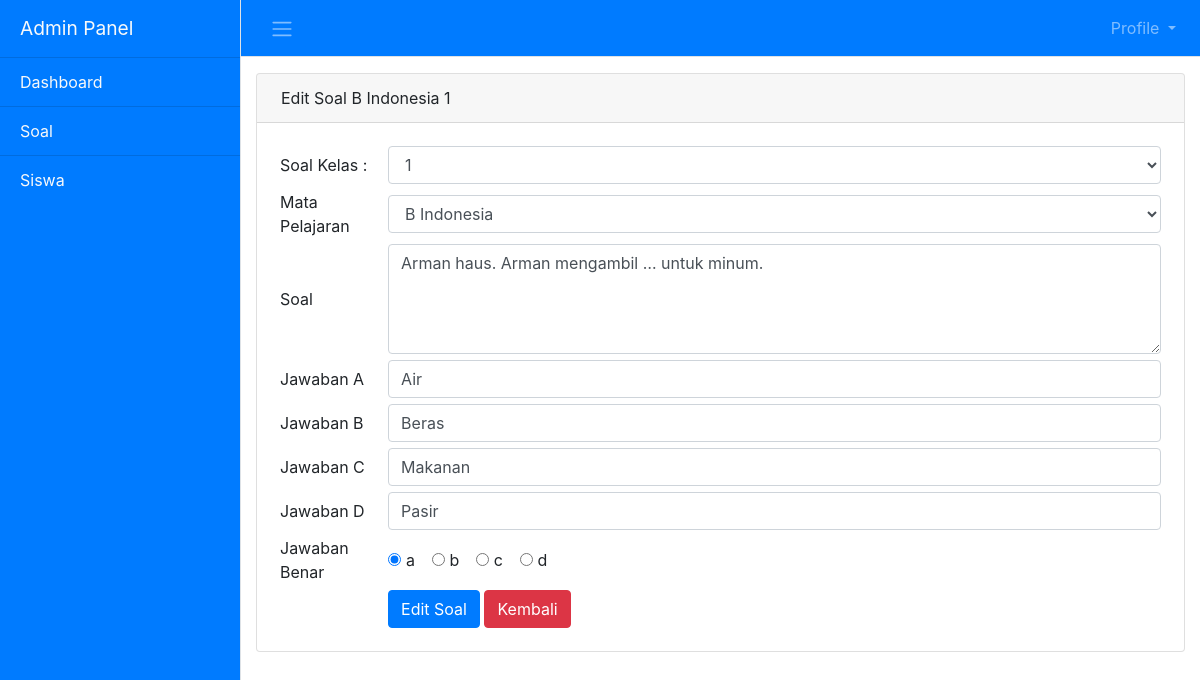
Screenshot of /v1/admin/index.php?page=editsoal&id=4 (signed in) with the database file from the repository.
### tables this page shows
CREATE TABLE `tbl_soal` (
  `id_soal` int(11) NOT NULL,
  `kelas_soal` int(2) NOT NULL,
  `mapel_soal` varchar(50) NOT NULL,
  `nama_soal` varchar(500) NOT NULL,
  `jawaban_a` varchar(200) NOT NULL,
  `jawaban_b` varchar(200) NOT NULL,
  `jawaban_c` varchar(200) NOT NULL,
  `jawaban_d` varchar(200) NOT NULL,
  `jawaban_benar` varchar(2) NOT NULL,
  `gambar` varchar(100) NOT NULL DEFAULT 'Tidak_Ada.jpg'
);

### v1/admin/script/preferences.php (called while the page is built, shortened)
<?php
class adminPanel
{
    private $host = "localhost";
	private $user = "root";
	private $pass = "";
	private $database = "db_bank_soal";
    public $mysqli="";
    public function SS_GetConnection ()
	{
		$this->mysqli = new MySQLi($this->host, $this->user, $this->pass, $this->database);
		if (!$this->mysqli->connect_errno){
			return $this->mysqli;
		}
    }
    public function getSoalDetail($idsoal){
        if ($this->SS_GetConnection())
		{
            $stmt = $this->mysqli->stmt_init();
            $stmt->prepare("SELECT * FROM tbl_soal WHERE id_soal = ?");
            $stmt->bind_param("i", $idsoal);
            $stmt->execute();
            return $stmt->get_result()->fetch_assoc();
        }
    }
}
?>

### v1/admin/editSoal.php (the view, shortened to what this page needs)
<?php
    $idsoal = $_GET['id'];
    require_once "script/preferences.php";
    $obj = new adminPanel();
    $row = $obj->getSoalDetail($idsoal);
?>
<div class="card mb-4 mt-3">
    <div class="card-header"><i class="fas fa-table mr-1"></i>Edit Soal <?php echo $row['mapel_soal'].' '.$row['kelas_soal'];?></div>
    <div class="card-body">
        <form id="form1" name="form1" class="form" method="post">
            <table border=0 cellpadding=3>
                <tr>
                    <td>Soal Kelas : </td>
                    <td><select class="form-control" name="kelassoal" id="kelassoal">
                            <option value="1"<?=$row['kelas_soal'] == '1' ? ' selected="selected"' : '';?>>1</option>
                        </select></td>
                </tr>
                <tr>
                    <td>Mata Pelajaran</td>
                    <td><select class="form-control" name="mapel" id="mapel">
                            <option value="B Indonesia"<?=$row['mapel_soal'] == 'B Indonesia' ? ' selected="selected"' : '';?>>B Indonesia</option>
                        </select></td>
                </tr>
                <tr>
                    <td>Soal</td>
                    <td><textarea class="form-control" name="namasoal" rows="4" cols="100%" ><?php echo $row['nama_soal']; ?></textarea></td>
                </tr>
                <tr>
                    <td>Jawaban A</td>
                    <td><input class="form-control" type="text" value="<?php echo $row['jawaban_a']; ?>" size="100%" name="jawaba"></td>
                </tr>
                <tr>
                    <td>Jawaban B</td>
                    <td><input class="form-control" type="text" value="<?php echo $row['jawaban_b']; ?>" size="100%" name="jawabb"></td>
                </tr>
                <tr>
                    <td>Jawaban C</td>
                    <td><input class="form-control" type="text" value="<?php echo $row['jawaban_c']; ?>" size="100%" name="jawabc"></td>
                </tr>
                <tr>
                    <td>Jawaban D</td>
                    <td><input class="form-control" type="text" value="<?php echo $row['jawaban_d']; ?>" size="100%" name="jawabd"></td>
                </tr>
                <tr>
                    <td>Jawaban Benar</td>
                    <td><div class="form-check-inline form-check">
                        <input type="radio" class="form-check-input" id="jawabbenara" name="jawabbenar"
                        <?php if ($row['jawaban_benar'] == "a") echo "checked";?>
                        value="a">
                        <label class="form-check-label" for="jawabbenara">a</label></div>
                        <div class="form-check-inline form-check">
                        <input type="radio" class="form-check-input" id="jawabbenarb" name="jawabbenar"
                        <?php if ($row['jawaban_benar'] == "b") echo "checked";?>
                        value="b">
                        <label class="form-check-label" for="jawabbenarb">b</label></div>
                        <div class="form-check-inline form-check">
                        <input type="radio" class="form-check-input" id="jawabbenarc" name="jawabbenar"
                        <?php if ($row['jawaban_benar'] == "c") echo "checked";?>
                        value="c">
                        <label class="form-check-label" for="jawabbenarc">c</label></div>
                        <div class="form-check-inline form-check">
                        <input type="radio" class="form-check-input" id="jawabbenard"  name="jawabbenar"
                        <?php if ($row['jawaban_benar'] == "d") echo "checked";?>
                        value="d">
                        <label class="form-check-label" for="jawabbenard">d</label></div>
                    </td>
                </tr>
                <tr>
                    <td></td>
                    <td><input class="btn btn-primary" type="submit" value="Edit Soal" name="submit">
                    <a href="index.php?page=soal" class="btn btn-danger">Kembali</a></td>
                </tr>
            </table>
        </form>
    </div>
</div>

### v1/admin/css/simple-sidebar.css (style rules this page uses)
body { overflow-x: hidden; }

### rows the page displays
tbl_soal: mapel_soal "B Indonesia", kelas_soal "1", kelassoal "1", mapel "B Indonesia", namasoal "Arman haus. Arman mengambil … untuk minum.", jawaba "Air", jawabb "Beras", jawabc "Makanan", jawabd "Pasir", jawaban_benar "☑ a", jawaban_benar "☐ b", jawaban_benar "☐ c", jawaban_benar "☐ d"
